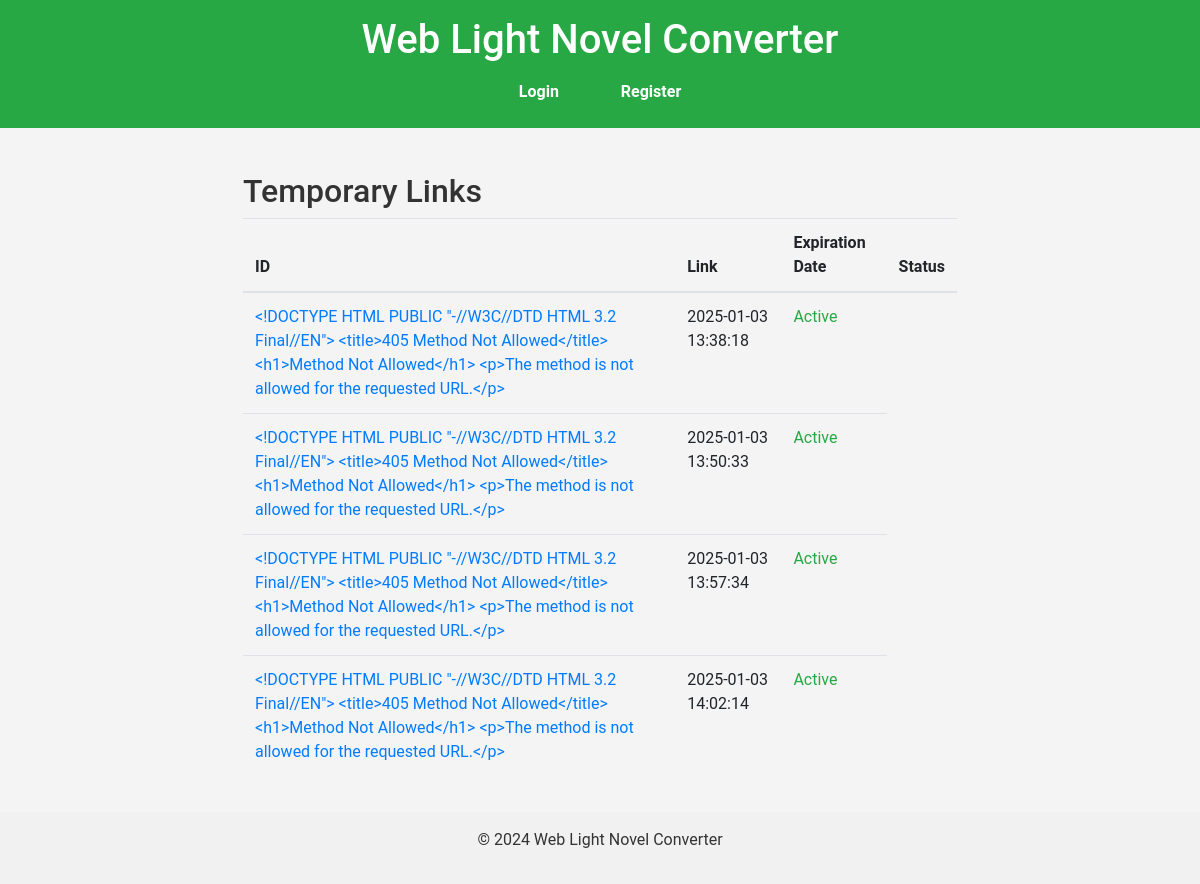
The page /temp_links on the database as committed earlier.
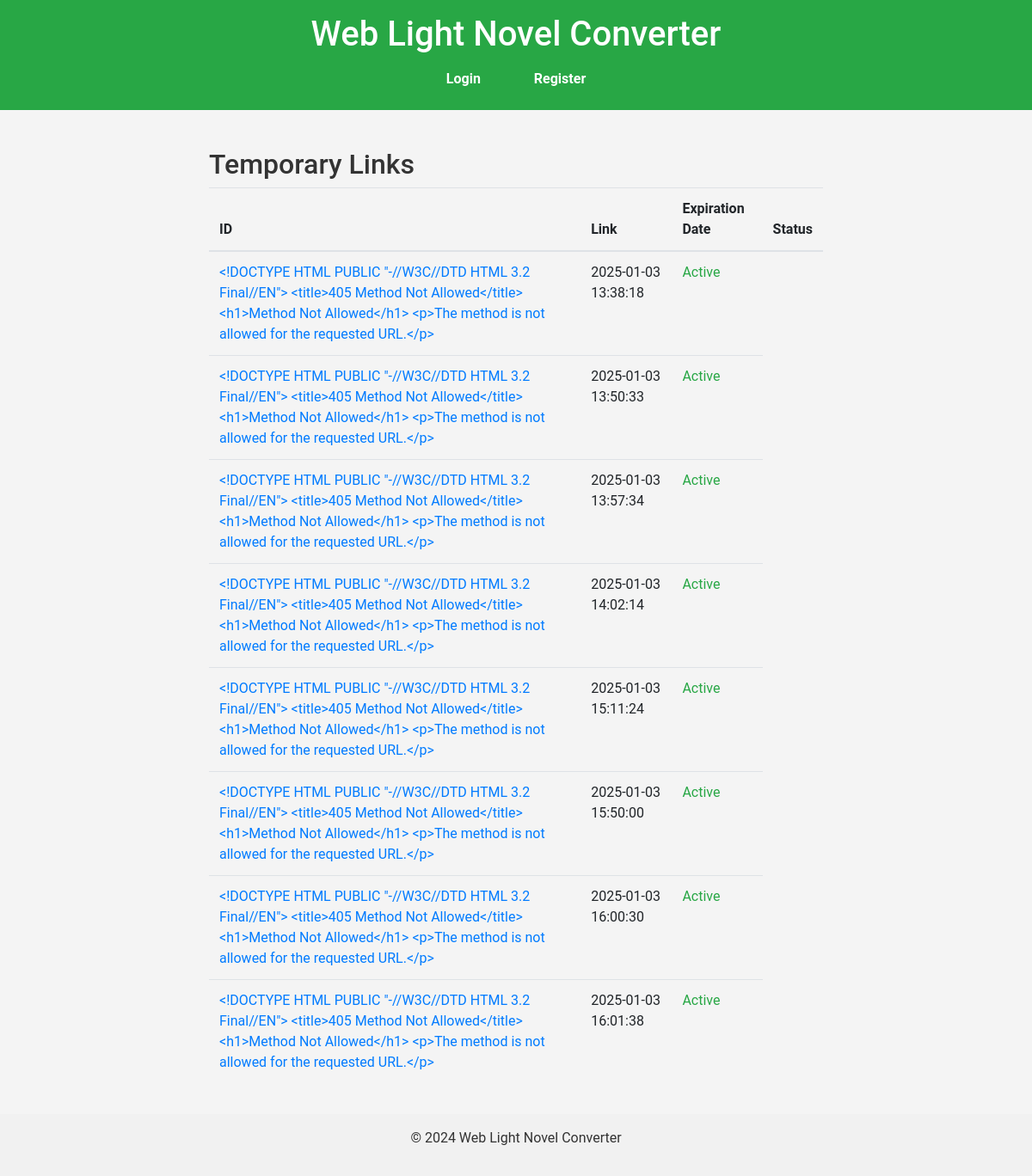
The same page on the database as committed later.
### models.py (models this page shows)
class TempLink(db.Model):
    id = db.Column(db.Integer, primary_key=True)
    link = db.Column(db.String(255), nullable=False)
    expiration_date = db.Column(db.DateTime, nullable=False)
    user_id = db.Column(db.Integer, db.ForeignKey('user.id'), nullable=False)
    def is_expired(self):
        return datetime.utcnow() > self.expiration_date

### app.py (the view)
@app.route('/temp_links', methods=['GET'])
def temp_links():
    links = TempLink.query.all()
    return render_template('temp_links.html', links=links)  # Pass links to the template

### templates/temp_links.html
{% extends 'base.html' %}
{% block content %}
<div class="container">
    <h2>Temporary Links</h2>
    {% if links %}
        <table class="table">
            <thead>
                <tr>
                    <th>ID</th>
                    <th>Link</th>
                    <th>Expiration Date</th>
                    <th>Status</th>
                </tr>
            </thead>
            <tbody>
                {% for link in links %}
                    <tr>
                        <td><a href="{{ link.link }}" target="_blank">{{ link.link }}</a></td>
                        <td>{{ link.expiration_date.strftime('%Y-%m-%d %H:%M:%S') }}</td>
                        <td>
                            {% if link.is_expired() %}
                                <span class="text-danger">Expired</span>
                            {% else %}
                                <span class="text-success">Active</span>
                            {% endif %}
                        </td>
                    </tr>
                {% endfor %}
            </tbody>
        </table>
    {% else %}
        <p>No temporary links found.</p>
    {% endif %}
</div>
{% endblock %}

### templates/base.html (shortened to what this page needs)
<!DOCTYPE html>
<html lang="en">
<head>
    <link rel="stylesheet" href="https://stackpath.bootstrapcdn.com/bootstrap/4.5.2/css/bootstrap.min.css">
    <link rel="stylesheet" href="{{ url_for('static', filename='styles.css') }}">
</head>
<body>
    <header class="bg-success text-white text-center py-3">
        <h1>Web Light Novel Converter</h1>
        <nav>
            <ul class="nav justify-content-center">
                {% if current_user.is_authenticated %}
                    <li class="nav-item"><a class="btn btn-secondary ms-3" href="{{ url_for('search') }}">Search</a></li>
                    <li class="nav-item"><a class="btn btn-secondary ms-3" href="{{ url_for('logout') }}">Logout</a></li>
                    <li><a href="{{ url_for('temp_links') }}" class="btn btn-secondary ms-3">View Download History</a></li>
                {% else %}
                    <li class="nav-item"><a class="nav-link text-white" href="{{ url_for('login') }}">Login</a></li>
                    <li class="nav-item"><a class="nav-link text-white" href="{{ url_for('register') }}">Register</a></li>
                {% endif %}
            </ul>
        </nav>
    </header>
    <main class="container mt-4">
        {% block content %}{% endblock %}
    </main>
    <footer class="text-center py-3">
        <p>&copy; 2024 Web Light Novel Converter</p>
    </footer>
</body>
</html>

### static/styles.css (style rules this page uses)
body { font-family: 'Roboto', sans-serif; margin: 0; padding: 0; background-color: #f4f4f4; color: #333; }
.container { width: 80%; margin: auto; overflow: hidden; }
header { background: #4CAF50; color: white; padding: 20px 0; text-align: center; }
nav ul { list-style: none; padding: 0; }
nav ul li { display: inline; margin: 0 15px; }
nav ul li a { color: white; text-decoration: none; font-weight: bold; }
main { padding: 20px; }
footer { text-align: center; padding: 10px 0; background-color: #f1f1f1; position: relative; bottom: 0; width: 100%; }

Rows that differ between the two databases and show on the page:
added TempLink: link "<!DOCTYPE HTML PUBLIC \"-//W3C//DTD HTML 3.2 Final//EN\"> <title>405 Method Not Allowed</title> <h1>Method Not Allowed</h1> <p>The method is not allowed for the requested URL.</p>", expiration_date "2025-01-03 15:11:24", shows "Active"
added TempLink: link "<!DOCTYPE HTML PUBLIC \"-//W3C//DTD HTML 3.2 Final//EN\"> <title>405 Method Not Allowed</title> <h1>Method Not Allowed</h1> <p>The method is not allowed for the requested URL.</p>", expiration_date "2025-01-03 15:50:00", shows "Active"
added TempLink: link "<!DOCTYPE HTML PUBLIC \"-//W3C//DTD HTML 3.2 Final//EN\"> <title>405 Method Not Allowed</title> <h1>Method Not Allowed</h1> <p>The method is not allowed for the requested URL.</p>", expiration_date "2025-01-03 16:00:30", shows "Active"
added TempLink: link "<!DOCTYPE HTML PUBLIC \"-//W3C//DTD HTML 3.2 Final//EN\"> <title>405 Method Not Allowed</title> <h1>Method Not Allowed</h1> <p>The method is not allowed for the requested URL.</p>", expiration_date "2025-01-03 16:01:38", shows "Active"
